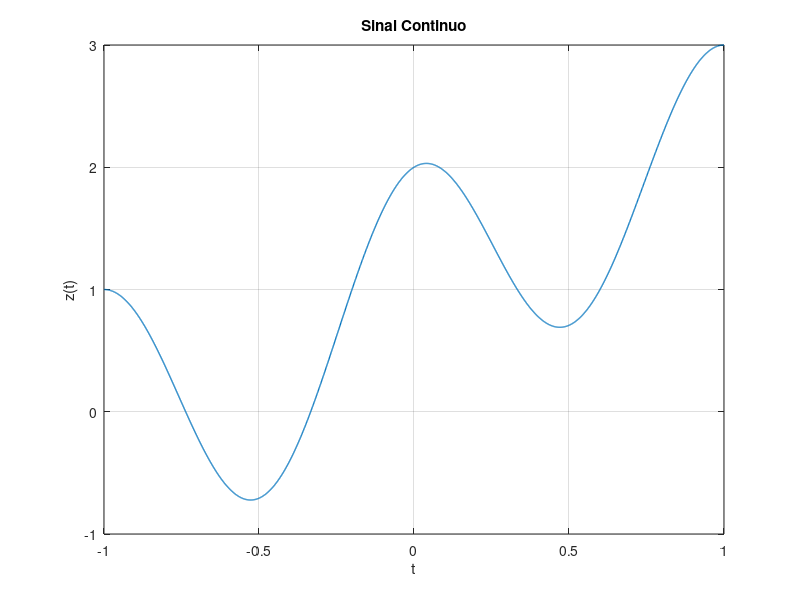
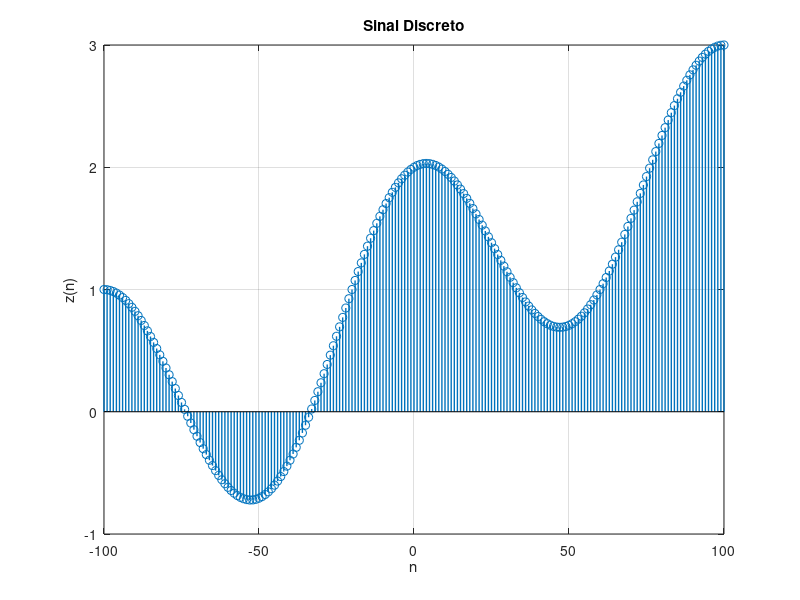

Source code (MATLAB) for these figures, in order:
home;
clear;

%Calcula os valores para o sinal contínuo e gera o gráfico
t = -1:0.001:1;
zt = sin(0.5*pi*t) + cos(2*pi*t) + 1;
figure(1);
plot(t, zt, 'LineWidth', 1);
xlabel('t');
ylabel('z(t)');
grid on;
title('Sinal Continuo');
saveas(1, 'sinal_continuo.png');

%Calcula os valores para o sinal discreto e gera o gráfico
n = -100:1:100;
zn = sin(0.5*pi*0.01*n) + cos(2*pi*0.01*n) + 1;
figure(2);
stem(n, zn, 'LineWidth', 1);
xlabel('n');
ylabel('z(n)');
grid on;
title('Sinal Discreto');
saveas(2, 'sinal_discreto.png');